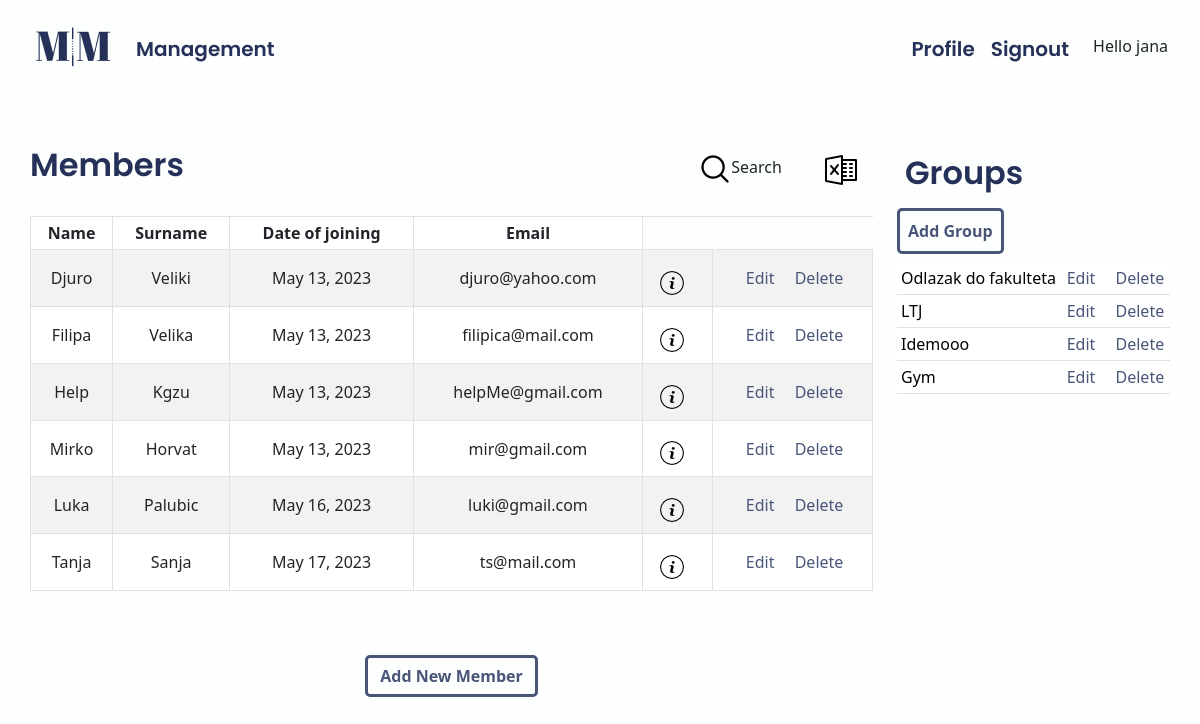
Page /app/management/ (signed in) on the earlier database version.
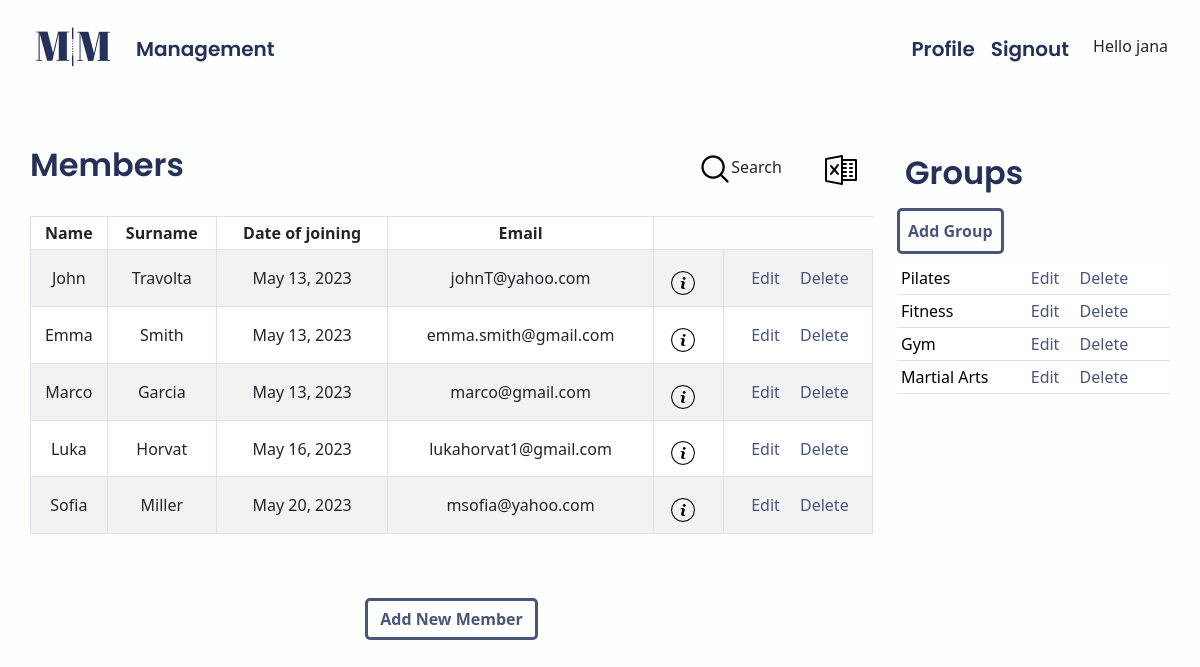
Same page on the later database version.
### app/models.py (models this page shows, shortened)
class Member(models.Model):
    owner = models.ForeignKey(User, on_delete=models.CASCADE)  # get_user_model()
    name = models.CharField(blank=False, max_length=40)
    surname = models.CharField(blank=False, max_length=50)
    date_of_birth = models.DateField(default=datetime.date.today)  # ovo
    gender = models.CharField(
        max_length=1,
        choices=Gender.choices,
        default=Gender.male,
    )
    email = models.EmailField(max_length=100, unique=True)
    date_joined = models.DateField(default=datetime.date.today)
    @classmethod
    def get_all_members(self):
        return Member.objects.all()

class Group(models.Model):
    owner = models.ForeignKey(User, on_delete=models.CASCADE)
    name = models.CharField(max_length=50)
    price = models.DecimalField(max_digits=8, decimal_places=2)
    description = models.TextField(max_length=300, default=None)
    paid = models.BooleanField(default=False)
    @classmethod
    def get_all_groups(self):
        return Group.objects.all()

### app/views.py (the view, shortened to what this page needs)
# urls.py: path("management/", views.management, name="management"),
@login_required()
def management(request):
    user = request.user
    members = Member.get_all_members()
    groups = Group.get_all_groups
    members_in_group = MembersInGroup.get_all_members_in_group()
    form = SearchForm(request.GET)
    if form.is_valid():
        search_query = form.cleaned_data.get("search_query")
        filter_choice = form.cleaned_data.get("filter_choice")
        sort_choice = form.cleaned_data.get("sort_choice")
        if sort_choice:
            if sort_choice == "asc":
                members = members.order_by(filter_choice)
            elif sort_choice == "desc":
                members = members.order_by("-" + filter_choice)
    context = {
        "user": user,
        "members": members,
        "groups": groups,
        "members_in_group": members_in_group,
        "form": form,
    }
    return render(request, "app/management.html", context)

### app/models.py (called while the page is built)
    @classmethod
    def get_all_members_in_group(self):
        return MembersInGroup.objects.all()

### app/templates/app/management.html (shortened to what this page needs)
{% extends 'app/base.html' %}
{% block content %}
{% load static %}
    <div class="row">
        <div class="col-12 col-md-9 mb-5 ps-0">
            <div class="row">
                <h2 class="col-md-9">Members</h2>
                <button type="button" class="btn col-2"  data-bs-toggle="modal" data-bs-target="#searchModal{{member.id}}">
                  <img class="search-icon " src="{% static 'app/images/search.png' %}" alt="Search"></a>Search
                </button>
                <span class="col-1"><a class="excel-icon" href="{% url 'app:export_excel' %}"><img class="excel mt-2" src="{% static 'app/images/excel.png' %}" alt="Excel"></a></span>
            </div>
            <table class="table table-striped table-bordered table-sm mt-4">
              <thead class="thead-dark">
              <tr class="text-center">
                  <th>Name</th>
                  <th>Surname</th>
                  <th>Date of joining</th>
                  <th>Email</th>
              </tr>
              </thead>
              <tbody>
          {% for member in members %}
              <tr>
                  <td class="pt-3 text-center">{{ member.name }}</td>
                  <td class="pt-3 text-center">{{ member.surname }}</td>
                  <td class="pt-3 text-center">{{ member.date_joined }}</td>
                  <td class="pt-3 text-center">{{ member.email }}</td>
                  <td class="col-1">
                    <button type="button" class="btn" href="{% url 'app:view_member' member.id %}" data-bs-toggle="modal" data-bs-target="#myModal{{member.id}}">
                        <div class="mt-2 center"><img class="info-icon" src="{% static 'app/images/info.png' %}" alt="Info"></img></div>
                    </button>
                  </td>
                  <td class="pt-3 text-center">
                      <a href="{% url 'app:edit_member' member.id %}"><span class="glyphicon glyphicon-pencil ms-1" >Edit</span></a>
                      <a href="{% url 'app:delete_member' member.id %}" class="ms-3">Delete</a>
                  </td>
              </tr>
          {% endfor %}
              </tbody>
          </table>
          <br>
          <br>
          <center><a href="{% url 'app:add_member' %}" type="submit" class="btn add-btn"><b>Add New Member</b></a></center>
        </div>
        <div class="col-12 col-md-3 pe-0">
            <div class=mb-2>
                <h2 class="d-inline-flex p-2 me-5">Groups</h2>
                <a href="{% url 'app:add_group' %}"  type="submit" class="btn add-btn d-inline-flex p-2"><b>Add Group</b></a>
            </div>
            <table class="table table-sm">
              <tbody>
                {% for group in groups %}
                    <tr>
                        <td><a href="{% url 'app:group_details' group.id %}" class=" link-body-emphasis link-dark">{{ group.name }}</a></td>
                        <td>
                            <a href="{% url 'app:edit_group' group.id %}"><span class="glyphicon glyphicon-pencil" >Edit</span></a>
                            <a href="{% url 'app:delete_group' group.id %}" class="ms-3">Delete</a>
                        </td>
                    </tr>
                {% endfor %}
              </tbody>
          </table>
        </div>
    </div>
{% endblock content %}

### app/templates/app/base.html (shortened to what this page needs)
<!DOCTYPE html>
{% load static %}
<html>
    <head>
        <link href="https://cdn.jsdelivr.net/npm/bootstrap@5.3.0-alpha1/dist/css/bootstrap.min.css" rel="stylesheet">
        <link rel="stylesheet" href="https://cdnjs.cloudflare.com/ajax/libs/bootstrap-datepicker/1.9.0/css/bootstrap-datepicker.min.css">
        <link rel="stylesheet" href="https://cdnjs.cloudflare.com/ajax/libs/font-awesome/6.4.0/css/all.min.css" />
        <link rel="stylesheet" href="{% static 'app/css/base.css' %}">
    </head>
    <body>
        <nav class="navbar navbar-custom navbar-expand-lg">
            <div class="container-fluid  p-2 ms-4 me-4">
                <a class="navbar-brand" href="{% url 'app:management' %}"><img class="logo" src="{% static 'app/images/logo.webp' %}" ></a>
                <div class="collapse navbar-collapse" id="navbarText">
                {% if user.is_authenticated %}
                  <ul class="navbar-nav me-auto mb-2 mb-lg-0">
                    <li class="nav-item">
                      <a class="nav-link navbar-text" aria-current="page" href="{% url 'app:management' %}">Management</a>
                    </li>
                  </ul>
                  <ul class="navbar-nav ms-auto mb-2 mb-lg-0">
                    <li class="nav-item">
                      <a class="nav-link navbar-text" href="{% url 'accounts:profile' user.id %}">Profile</a>
                    </li>
                    <li class="nav-item me-3">
                      <a class="nav-link navbar-text" href="{% url 'logout' %}"> Signout</a>
                    </li>
                    <li class="nav-item mt-2">
                       Hello {{user.username}}
                    </li>
                  </ul>
                {% endif %}
                </div>
            </div>
        </nav>
        <div class="content container my-5">
          {% block content %}
          {% endblock %}
        </div>
    </body>
</html>

### app/static/app/css/base.css (style rules this page uses)
body { background-color: #FDFFFE; }
.navbar-custom .navbar-brand, .navbar-custom .navbar-text { font-size: 1.25em; font-family: 'Poppins', sans-serif; font-weight: 600; color: #263159; }
h1, h2, h3 { font-family: 'Poppins', sans-serif; font-weight: 600; color: #263159; }
a:link { text-decoration: none; color: #495579; }
.add-btn { color: #fffffe; border: 3px solid #495579; border-radius: 5px; }

Differences in the rows shown:
removed Member: name "Help", surname "Kgzu", date_joined "May 13, 2023", email "helpMe@gmail.com"
removed Member: name "Tanja", surname "Sanja", date_joined "May 17, 2023", email "ts@mail.com"
removed Group: name "Odlazak do fakulteta"
removed Group: name "LTJ"
removed Group: name "Idemooo"
changed Member: name "Djuro" → "John"; surname "Veliki" → "Travolta"; email "djuro@yahoo.com" → "johnT@yahoo.com"
changed Member: name "Filipa" → "Emma"; surname "Velika" → "Smith"; email "filipica@mail.com" → "emma.smith@gmail.com"
changed Member: name "Mirko" → "Marco"; surname "Horvat" → "Garcia"; email "mir@gmail.com" → "marco@gmail.com"
changed Member "Luka": surname "Palubic" → "Horvat"; email "luki@gmail.com" → "lukahorvat1@gmail.com"
added Member: name "Sofia", surname "Miller", date_joined "May 20, 2023", email "msofia@yahoo.com"
added Group: name "Pilates"
added Group: name "Fitness"
added Group: name "Martial Arts"
